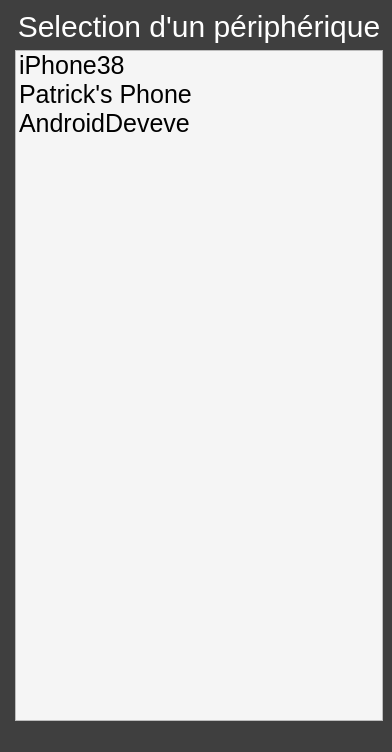
<?xml version="1.0" encoding="UTF-8"?>
<ui version="4.0">
 <class>DeviceSelectionWindow</class>
 <widget class="QMainWindow" name="DeviceSelectionWindow">
  <property name="geometry">
   <rect>
    <x>0</x>
    <y>0</y>
    <width>392</width>
    <height>752</height>
   </rect>
  </property>
  <property name="windowTitle">
   <string>MainWindow</string>
  </property>
  <property name="styleSheet">
   <string notr="true">background-color: rgb(63, 63, 63);
color: rgb(255, 255, 255);</string>
  </property>
  <widget class="QWidget" name="centralwidget">
   <layout class="QVBoxLayout" name="verticalLayout">
    <item>
     <layout class="QHBoxLayout" name="horizontalLayout">
      <item>
       <layout class="QFormLayout" name="formLayout">
        <item row="2" column="1">
         <widget class="QListWidget" name="listWidget_devices">
          <property name="sizePolicy">
           <sizepolicy hsizetype="Expanding" vsizetype="Expanding">
            <horstretch>0</horstretch>
            <verstretch>1</verstretch>
           </sizepolicy>
          </property>
          <property name="styleSheet">
           <string notr="true">background-color: whitesmoke;
font-size: 25px;
color: black;</string>
          </property>
          <item>
           <property name="text">
            <string>iPhone38</string>
           </property>
          </item>
          <item>
           <property name="text">
            <string>Patrick's Phone</string>
           </property>
          </item>
          <item>
           <property name="text">
            <string>AndroidDeveve</string>
           </property>
          </item>
         </widget>
        </item>
        <item row="1" column="1">
         <widget class="QLabel" name="label">
          <property name="sizePolicy">
           <sizepolicy hsizetype="Expanding" vsizetype="Expanding">
            <horstretch>1</horstretch>
            <verstretch>0</verstretch>
           </sizepolicy>
          </property>
          <property name="font">
           <font>
            <pointsize>-1</pointsize>
           </font>
          </property>
          <property name="styleSheet">
           <string notr="true">text-align:center;
font-size: 30px;</string>
          </property>
          <property name="text">
           <string>Selection d'un périphérique</string>
          </property>
          <property name="alignment">
           <set>Qt::AlignCenter</set>
          </property>
         </widget>
        </item>
       </layout>
      </item>
     </layout>
    </item>
   </layout>
  </widget>
  <widget class="QStatusBar" name="statusbar"/>
 </widget>
 <resources/>
 <connections/>
</ui>
